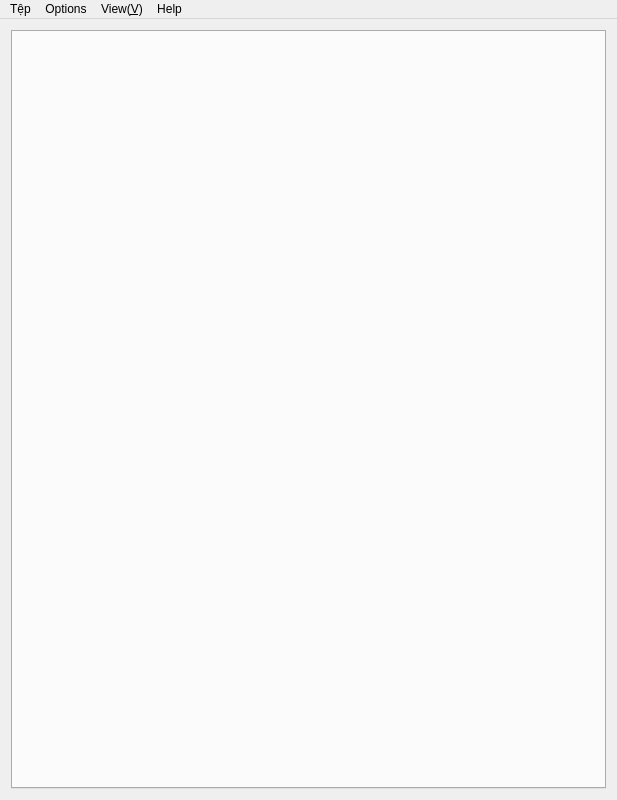
<?xml version="1.0" encoding="UTF-8"?>
<ui version="4.0">
 <class>MainWindow</class>
 <widget class="QMainWindow" name="MainWindow">
  <property name="geometry">
   <rect>
    <x>0</x>
    <y>0</y>
    <width>617</width>
    <height>800</height>
   </rect>
  </property>
  <property name="sizePolicy">
   <sizepolicy hsizetype="MinimumExpanding" vsizetype="MinimumExpanding">
    <horstretch>0</horstretch>
    <verstretch>0</verstretch>
   </sizepolicy>
  </property>
  <property name="minimumSize">
   <size>
    <width>0</width>
    <height>0</height>
   </size>
  </property>
  <property name="windowTitle">
   <string>qt-opencv-multithreaded</string>
  </property>
  <widget class="QWidget" name="centralWidget">
   <layout class="QVBoxLayout" name="verticalLayout" stretch="1">
    <item>
     <widget class="QTabWidget" name="tabWidget">
      <property name="sizePolicy">
       <sizepolicy hsizetype="Minimum" vsizetype="Minimum">
        <horstretch>0</horstretch>
        <verstretch>0</verstretch>
       </sizepolicy>
      </property>
      <property name="styleSheet">
       <string notr="true">QTabBar::tab{height:17}</string>
      </property>
      <property name="currentIndex">
       <number>-1</number>
      </property>
      <property name="tabsClosable">
       <bool>false</bool>
      </property>
     </widget>
    </item>
   </layout>
  </widget>
  <widget class="QMenuBar" name="menuBar">
   <property name="geometry">
    <rect>
     <x>0</x>
     <y>0</y>
     <width>617</width>
     <height>23</height>
    </rect>
   </property>
   <widget class="QMenu" name="menuFile">
    <property name="title">
     <string>Tệp</string>
    </property>
    <addaction name="actionQuit"/>
    <addaction name="separator"/>
   </widget>
   <widget class="QMenu" name="menuHelp">
    <property name="title">
     <string>Help</string>
    </property>
    <addaction name="actionAbout"/>
   </widget>
   <widget class="QMenu" name="menuOptions">
    <property name="title">
     <string>Options</string>
    </property>
    <addaction name="actionSynchronizeStreams"/>
   </widget>
   <widget class="QMenu" name="menuView">
    <property name="title">
     <string>View(&amp;V)</string>
    </property>
    <addaction name="actionFullScreen"/>
   </widget>
   <addaction name="menuFile"/>
   <addaction name="menuOptions"/>
   <addaction name="menuView"/>
   <addaction name="menuHelp"/>
  </widget>
  <action name="actionAbout">
   <property name="text">
    <string>About</string>
   </property>
  </action>
  <action name="actionQuit">
   <property name="text">
    <string>Thoát</string>
   </property>
  </action>
  <action name="actionSynchronizeStreams">
   <property name="checkable">
    <bool>true</bool>
   </property>
   <property name="text">
    <string>Synchronize streams</string>
   </property>
  </action>
  <action name="actionScaleToFitFrame">
   <property name="checkable">
    <bool>true</bool>
   </property>
   <property name="text">
    <string>Scale to fit frame</string>
   </property>
  </action>
  <action name="actionFullScreen">
   <property name="checkable">
    <bool>true</bool>
   </property>
   <property name="text">
    <string>Full Screen(&amp;F)</string>
   </property>
  </action>
 </widget>
 <layoutdefault spacing="6" margin="11"/>
 <tabstops>
  <tabstop>tabWidget</tabstop>
 </tabstops>
 <resources/>
 <connections/>
</ui>
